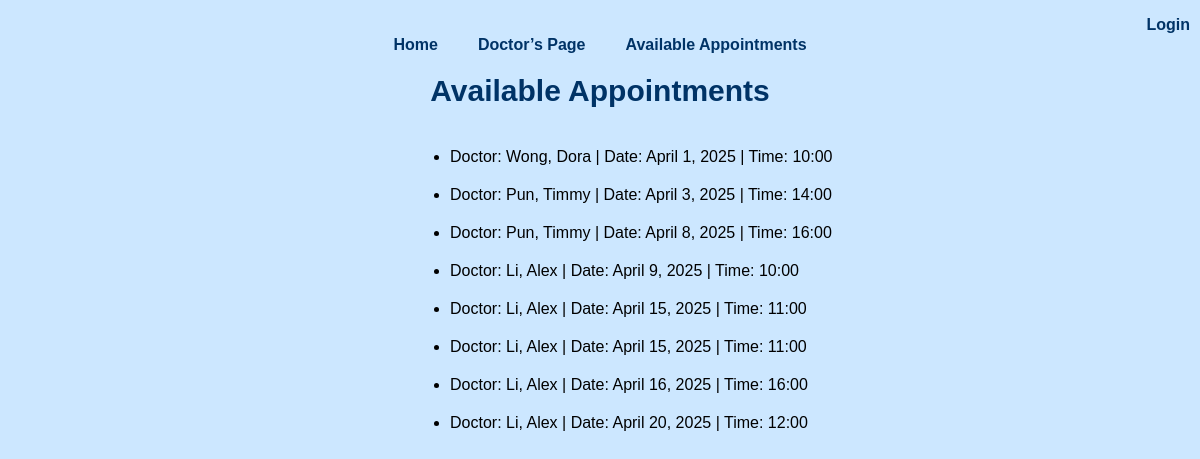
Screenshot of /appointments/available/ with the database file from the repository.
### clinic/models.py (models this page shows, shortened)
class Appointment(models.Model):
    appointID = models.AutoField(primary_key=True)
    doctor = models.ForeignKey(Doctor, on_delete=models.CASCADE)
    patient = models.ForeignKey(Patient, on_delete=models.CASCADE, null=True, blank=True)
    date = models.DateField()
    time = models.CharField(max_length=5)
    STATUS = (
        ('a', 'Available'),
        ('t', 'Taken'),
        ('d', 'Done'),
    )
    status = models.CharField(max_length=1, choices=STATUS, blank=True, default='a')

class Doctor(models.Model):
    user = models.OneToOneField(User, on_delete=models.CASCADE)
    slug = models.SlugField(unique=True, blank=True)
    def is_doctor(self):
        return hasattr(self, 'doctor')
    User.add_to_class('is_doctor', is_doctor)

### clinic/views.py (the view)
# urls.py: path("appointments/available/", AvailableAppointmentsView.as_view(), name="available_appointments"),
class AvailableAppointmentsView(ListView):
    model = Appointment
    template_name = "clinic/available_appointments.html"
    def get_queryset(self):
        return Appointment.objects.filter(status="a")

### clinic/templates/clinic/available_appointments.html (shortened to what this page needs)
{% extends "base.html" %}
{% block content %}
    <h1>Available Appointments</h1>
    <ul class="appointment">
        {% for appointment in object_list %}
            <li>
                Doctor: {{ appointment.doctor.user.last_name }}, {{ appointment.doctor.user.first_name }} |
                Date: {{ appointment.date }} | Time: {{ appointment.time }}
            </li>
        {% empty %}
            <p>No available appointments at the moment.</p>
        {% endfor %}
    </ul>
{% endblock %}

### clinic/templates/clinic/base.html (shortened to what this page needs)
<!DOCTYPE html>
<html lang="en">
<head>
</head>
<body>
    {% block sidebar %}
    <ul class="sidebar-nav">
        <li><a href="{% url 'home' %}">Home</a></li>
        <li><a href="{% url 'doctor_list' %}">Doctor’s Page</a></li>
        <li><a href="{% url 'available_appointments' %}">Available Appointments</a></li>
    </ul>
    {% endblock %}
    <ul class="login-link">
        {% if not user.is_authenticated %}
            <a href="{% url 'login' %}">Login</a>
        {% endif %}
    </ul>
    <div class="center-content">
        {% block content %}{% endblock %}
    </div>
</body>
</html>

### clinic/templates/clinic/base.html (style rules this page uses)
body { font-family: Arial, sans-serif; position: relative; }
.sidebar-nav { display: flex; justify-content: center; padding: 0; list-style-type: none; }
.sidebar-nav li { margin: 0 20px; }
.sidebar-nav a { text-decoration: none; color: #003366; font-weight: bold; transition: color 0.3s ease, text-decoration 0.3s ease; }
.login-link { color: #657380; font-weight: bold; position: absolute; top: 0px; right: 10px; }
.login-link a { text-decoration: none; color: #003366; font-weight: bold; transition: color 0.3s ease, text-decoration 0.3s ease; }

### clinic/templates/clinic/available_appointments.html (style rules this page uses)
body { background-color: #cce7ff; margin: 0; padding: 20px; font-family: Arial, sans-serif; }
h1 { color: #003366; font-size: 30px; text-align: center; margin-top: 20px; font-family: "Poppins", sans-serif; }
.appointment { display: flex; flex-direction: column; padding: 0; margin-top: 30px; margin-left: 410px; }
.appointment li { margin: 10px 0; text-align: left; margin-left: 20px; }

### rows the page displays
Appointment: doctor.user.last_name "Wong", doctor.user.first_name "Dora", date "April 1, 2025", time "10:00"
Appointment: doctor.user.last_name "Pun", doctor.user.first_name "Timmy", date "April 3, 2025", time "14:00"
Appointment: doctor.user.last_name "Pun", doctor.user.first_name "Timmy", date "April 8, 2025", time "16:00"
Appointment: doctor.user.last_name "Li", doctor.user.first_name "Alex", date "April 9, 2025", time "10:00"
Appointment: doctor.user.last_name "Li", doctor.user.first_name "Alex", date "April 15, 2025", time "11:00"
Appointment: doctor.user.last_name "Li", doctor.user.first_name "Alex", date "April 15, 2025", time "11:00"
Appointment: doctor.user.last_name "Li", doctor.user.first_name "Alex", date "April 16, 2025", time "16:00"
Appointment: doctor.user.last_name "Li", doctor.user.first_name "Alex", date "April 20, 2025", time "12:00"
